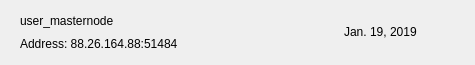
<?xml version="1.0" encoding="UTF-8"?>
<ui version="4.0">
 <class>MNRow</class>
 <widget class="QWidget" name="MNRow">
  <property name="geometry">
   <rect>
    <x>0</x>
    <y>0</y>
    <width>475</width>
    <height>65</height>
   </rect>
  </property>
  <property name="windowTitle">
   <string>Form</string>
  </property>
  <property name="styleSheet">
   <string notr="true"/>
  </property>
  <layout class="QVBoxLayout" name="verticalLayout_2">
   <property name="spacing">
    <number>0</number>
   </property>
   <property name="leftMargin">
    <number>20</number>
   </property>
   <property name="topMargin">
    <number>0</number>
   </property>
   <property name="rightMargin">
    <number>20</number>
   </property>
   <property name="bottomMargin">
    <number>0</number>
   </property>
   <item>
    <widget class="QFrame" name="frame_2">
     <property name="styleSheet">
      <string notr="true">border:none;</string>
     </property>
     <property name="frameShape">
      <enum>QFrame::StyledPanel</enum>
     </property>
     <property name="frameShadow">
      <enum>QFrame::Raised</enum>
     </property>
     <layout class="QHBoxLayout" name="horizontalLayout">
      <property name="leftMargin">
       <number>0</number>
      </property>
      <property name="rightMargin">
       <number>0</number>
      </property>
      <item>
       <widget class="QFrame" name="frame">
        <property name="styleSheet">
         <string notr="true">border:none;padding:0px;</string>
        </property>
        <property name="frameShape">
         <enum>QFrame::StyledPanel</enum>
        </property>
        <property name="frameShadow">
         <enum>QFrame::Raised</enum>
        </property>
        <layout class="QVBoxLayout" name="verticalLayout">
         <property name="spacing">
          <number>0</number>
         </property>
         <property name="leftMargin">
          <number>0</number>
         </property>
         <property name="topMargin">
          <number>0</number>
         </property>
         <property name="rightMargin">
          <number>0</number>
         </property>
         <property name="bottomMargin">
          <number>0</number>
         </property>
         <item>
          <widget class="QLabel" name="labelName">
           <property name="text">
            <string>user_masternode</string>
           </property>
          </widget>
         </item>
         <item>
          <widget class="QLabel" name="labelAddress">
           <property name="text">
            <string>Address: 88.26.164.88:51484</string>
           </property>
          </widget>
         </item>
        </layout>
       </widget>
      </item>
      <item>
       <spacer name="horizontalSpacer">
        <property name="orientation">
         <enum>Qt::Horizontal</enum>
        </property>
        <property name="sizeHint" stdset="0">
         <size>
          <width>40</width>
          <height>20</height>
         </size>
        </property>
       </spacer>
      </item>
      <item>
       <widget class="QLabel" name="labelDate">
        <property name="text">
         <string>Jan. 19, 2019</string>
        </property>
       </widget>
      </item>
      <item>
       <widget class="QPushButton" name="pushButtonMenu">
        <property name="focusPolicy">
         <enum>Qt::NoFocus</enum>
        </property>
        <property name="styleSheet">
         <string notr="true">border:none; background-color:transparent; padding:0px;</string>
        </property>
        <property name="text">
         <string/>
        </property>
        <property name="icon">
         <iconset>
          <normaloff>:/ic-menu-hover</normaloff>:/ic-menu-hover</iconset>
        </property>
        <property name="iconSize">
         <size>
          <width>24</width>
          <height>24</height>
         </size>
        </property>
       </widget>
      </item>
     </layout>
    </widget>
   </item>
   <item>
    <widget class="QLabel" name="lblDivisory">
     <property name="minimumSize">
      <size>
       <width>0</width>
       <height>1</height>
      </size>
     </property>
     <property name="maximumSize">
      <size>
       <width>16777215</width>
       <height>1</height>
      </size>
     </property>
     <property name="text">
      <string/>
     </property>
     <property name="alignment">
      <set>Qt::AlignBottom|Qt::AlignLeading|Qt::AlignLeft</set>
     </property>
    </widget>
   </item>
  </layout>
 </widget>
 <resources/>
 <connections/>
</ui>
